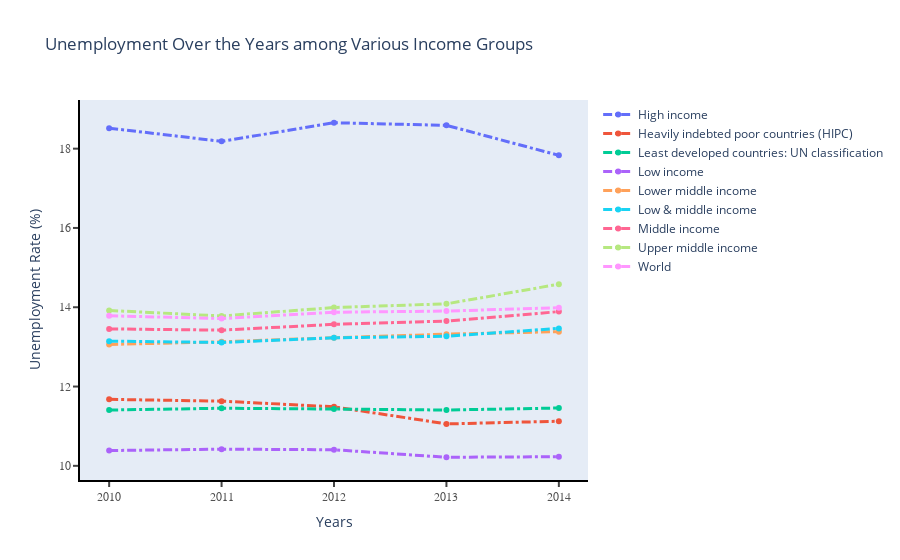

The cell this chart's notebook holds for it:
### Code cell
traces = []

for i in range(len(incomeGroup)):
    traces.append(go.Scatter(x=dataIncome.index,
                             y=dataIncome.iloc[:, i], name=incomeGroup[i], mode='lines+markers', line=dict(width=3, dash='dashdot')))

layout = go.Layout(
    title='Unemployment Over the Years among Various Income Groups',
    yaxis=dict(title='Unemployment Rate (%)', zeroline=True, showline=True, showgrid=False, showticklabels=True, linecolor='rgb(0,0,0)',
               linewidth=2, tickmode='auto', tickwidth=2, ticklen=5, nticks=8, tickfont=dict(family='Arial', size=12, color='rgb(82, 82, 82)'),
               ticks='outside'),
    xaxis=dict(title='Years', showline=True, showgrid=False, showticklabels=True, linecolor='rgb(0,0,0)',
               linewidth=2, tickwidth=2, ticklen=5, tickfont=dict(family='Arial', size=12, color='rgb(82, 82, 82)'),
               ticks='outside', tickmode='array', tickvals=['2009', '2010', '2011', '2012', '2013', '2014', '2015']))

fig = go.Figure(data=traces, layout=layout)
py.iplot(fig)

### Figure 1 — Plotly figure (JSON) as saved in the notebook; plotly's stock layout.template omitted (floating-point values rounded to 4 significant figures)
{"data": [{"line": {"dash": "dashdot", "width": 3}, "mode": "lines+markers", "name": "High income", "type": "scatter", "x": ["2010", "2011", "2012", "2013", "2014"], "y": [18.52, 18.18, 18.65, 18.59, 17.83]}, {"line": {"dash": "dashdot", "width": 3}, "mode": "lines+markers", "name": "Heavily indebted poor countries (HIPC)", "type": "scatter", "x": ["2010", "2011", "2012", "2013", "2014"], "y": [11.68, 11.63, 11.49, 11.06, 11.12]}, {"line": {"dash": "dashdot", "width": 3}, "mode": "lines+markers", "name": "Least developed countries: UN classification", "type": "scatter", "x": ["2010", "2011", "2012", "2013", "2014"], "y": [11.41, 11.45, 11.43, 11.41, 11.46]}, {"line": {"dash": "dashdot", "width": 3}, "mode": "lines+markers", "name": "Low income", "type": "scatter", "x": ["2010", "2011", "2012", "2013", "2014"], "y": [10.39, 10.42, 10.41, 10.22, 10.23]}, {"line": {"dash": "dashdot", "width": 3}, "mode": "lines+markers", "name": "Lower middle income", "type": "scatter", "x": ["2010", "2011", "2012", "2013", "2014"], "y": [13.06, 13.13, 13.23, 13.32, 13.38]}, {"line": {"dash": "dashdot", "width": 3}, "mode": "lines+markers", "name": "Low & middle income", "type": "scatter", "x": ["2010", "2011", "2012", "2013", "2014"], "y": [13.14, 13.11, 13.23, 13.27, 13.47]}, {"line": {"dash": "dashdot", "width": 3}, "mode": "lines+markers", "name": "Middle income", "type": "scatter", "x": ["2010", "2011", "2012", "2013", "2014"], "y": [13.45, 13.42, 13.57, 13.65, 13.89]}, {"line": {"dash": "dashdot", "width": 3}, "mode": "lines+markers", "name": "Upper middle income", "type": "scatter", "x": ["2010", "2011", "2012", "2013", "2014"], "y": [13.92, 13.78, 13.99, 14.09, 14.58]}, {"line": {"dash": "dashdot", "width": 3}, "mode": "lines+markers", "name": "World", "type": "scatter", "x": ["2010", "2011", "2012", "2013", "2014"], "y": [13.78, 13.71, 13.87, 13.9, 13.99]}], "layout": {"title": {"text": "Unemployment Over the Years among Various Income Groups"}, "xaxis": {"linecolor": "rgb(0,0,0)", "linewidth": 2, "showgrid": false, "showline": true, "showticklabels": true, "tickfont": {"color": "rgb(82, 82, 82)", "family": "Arial", "size": 12}, "ticklen": 5, "tickmode": "array", "ticks": "outside", "tickvals": ["2009", "2010", "2011", "2012", "2013", "2014", "2015"], "tickwidth": 2, "title": {"text": "Years"}}, "yaxis": {"linecolor": "rgb(0,0,0)", "linewidth": 2, "nticks": 8, "showgrid": false, "showline": true, "showticklabels": true, "tickfont": {"color": "rgb(82, 82, 82)", "family": "Arial", "size": 12}, "ticklen": 5, "tickmode": "auto", "ticks": "outside", "tickwidth": 2, "title": {"text": "Unemployment Rate (%)"}, "zeroline": true}}}
